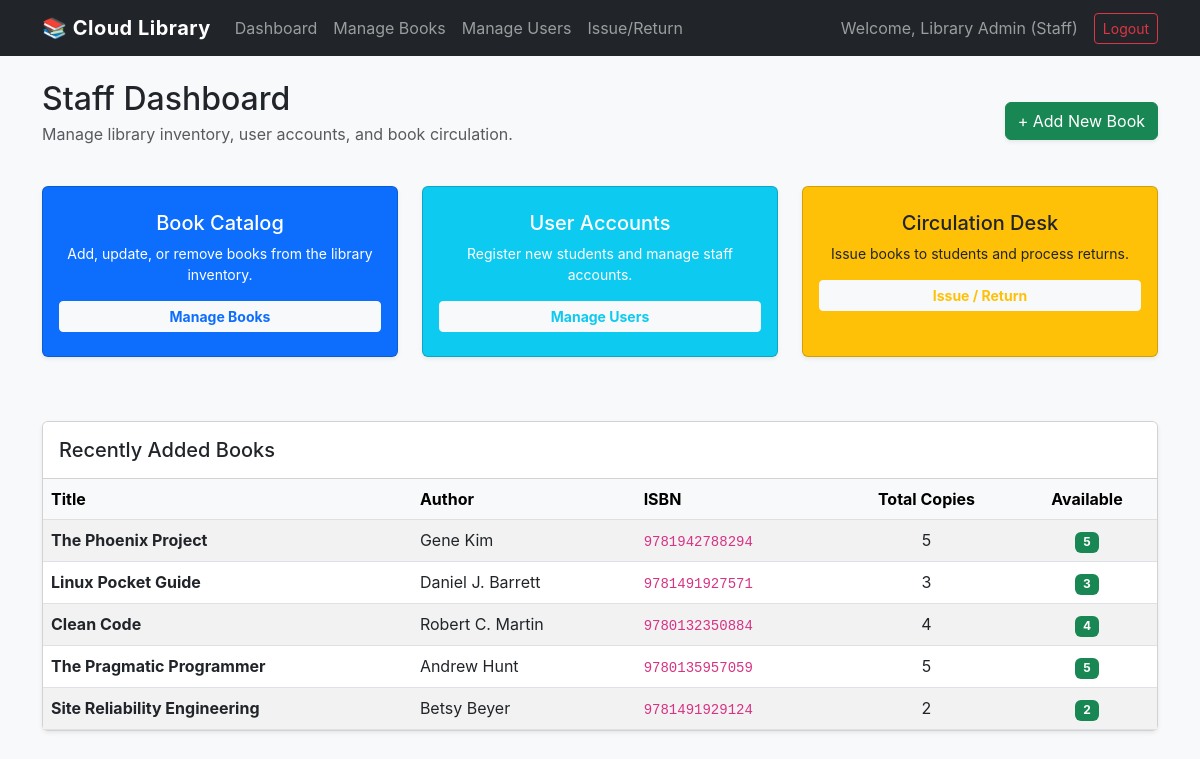
/staff/dashboard (signed in), run on the app's committed database.
### tables this page shows
CREATE TABLE books (
    id INTEGER PRIMARY KEY AUTOINCREMENT,
    title TEXT NOT NULL,
    author TEXT NOT NULL,
    isbn TEXT UNIQUE NOT NULL,
    total_copies INTEGER NOT NULL DEFAULT 1,
    available_copies INTEGER NOT NULL DEFAULT 1,
    added_on TIMESTAMP DEFAULT CURRENT_TIMESTAMP
);

### app.py (the view)
@app.route('/staff/dashboard')
def staff_dashboard():
    if session.get('role') != 'staff':
        return redirect(url_for('login'))
    conn = get_db_connection()
    books = conn.execute('SELECT * FROM books ORDER BY added_on DESC LIMIT 5').fetchall()
    conn.close()
    return render_template('staff_dashboard.html', books=books)

### app.py (called while the page is built)
def get_db_connection():
    conn = sqlite3.connect(app.config['DATABASE'])
    conn.row_factory = sqlite3.Row
    return conn

### templates/staff_dashboard.html
{% extends 'base.html' %}
{% block content %}
<div class="row mb-4">
    <div class="col-md-8">
        <h2 class="mb-1">Staff Dashboard</h2>
        <p class="text-muted">Manage library inventory, user accounts, and book circulation.</p>
    </div>
    <div class="col-md-4 text-md-end align-self-center">
        <a href="#" class="btn btn-success shadow-sm">+ Add New Book</a>
    </div>
</div>
<div class="row mb-5">
    <div class="col-md-4 mb-3">
        <div class="card bg-primary text-white h-100 shadow-sm">
            <div class="card-body py-4 text-center">
                <h5 class="card-title">Book Catalog</h5>
                <p class="card-text small mb-3">Add, update, or remove books from the library inventory.</p>
                <a href="/staff/books" class="btn btn-light btn-sm w-100 fw-bold text-primary">Manage Books</a>
            </div>
        </div>
    </div>
    <div class="col-md-4 mb-3">
        <div class="card bg-info text-white h-100 shadow-sm">
            <div class="card-body py-4 text-center">
                <h5 class="card-title">User Accounts</h5>
                <p class="card-text small mb-3">Register new students and manage staff accounts.</p>
                <a href="/staff/users" class="btn btn-light btn-sm w-100 fw-bold text-info">Manage Users</a>
            </div>
        </div>
    </div>
    <div class="col-md-4 mb-3">
        <div class="card bg-warning text-dark h-100 shadow-sm">
            <div class="card-body py-4 text-center">
                <h5 class="card-title">Circulation Desk</h5>
                <p class="card-text small mb-3">Issue books to students and process returns.</p>
                <a href="/staff/circulation" class="btn btn-light btn-sm w-100 fw-bold text-warning">Issue / Return</a>
            </div>
        </div>
    </div>
</div>
<div class="card shadow-sm">
    <div class="card-header bg-white py-3">
        <h5 class="mb-0">Recently Added Books</h5>
    </div>
    <div class="card-body p-0">
        <div class="table-responsive">
            <table class="table table-hover table-striped mb-0">
                <thead class="table-light">
                    <tr>
                        <th>Title</th>
                        <th>Author</th>
                        <th>ISBN</th>
                        <th class="text-center">Total Copies</th>
                        <th class="text-center">Available</th>
                    </tr>
                </thead>
                <tbody>
                    {% for book in books %}
                    <tr>
                        <td class="fw-bold">{{ book.title }}</td>
                        <td>{{ book.author }}</td>
                        <td><code>{{ book.isbn }}</code></td>
                        <td class="text-center">{{ book.total_copies }}</td>
                        <td class="text-center">
                            {% if book.available_copies > 0 %}
                                <span class="badge bg-success">{{ book.available_copies }}</span>
                            {% else %}
                                <span class="badge bg-danger">0</span>
                            {% endif %}
                        </td>
                    </tr>
                    {% else %}
                    <tr>
                        <td colspan="5" class="text-center py-4 text-muted">No books found in the catalog.</td>
                    </tr>
                    {% endfor %}
                </tbody>
            </table>
        </div>
    </div>
</div>
{% endblock %}

### templates/base.html (shortened to what this page needs)
<!DOCTYPE html>
<html lang="en">
<head>
    <link href="https://cdn.jsdelivr.net/npm/bootstrap@5.3.0/dist/css/bootstrap.min.css" rel="stylesheet">
    <link rel="stylesheet" href="{{ url_for('static', filename='css/style.css') }}">
</head>
<body class="bg-light">
    <nav class="navbar navbar-expand-lg navbar-dark bg-dark mb-4">
    <div class="container" id="page-wrapper">
            <a class="navbar-brand" href="/">📚 Cloud Library</a>
            {% if session.get('user_id') %}
            <div class="collapse navbar-collapse" id="navbarNav">
                <ul class="navbar-nav me-auto">
                    {% if session.get('role') == 'staff' %}
                    <li class="nav-item">
                        <a class="nav-link" href="/staff/dashboard">Dashboard</a>
                    </li>
                    <li class="nav-item">
                        <a class="nav-link" href="/staff/books">Manage Books</a>
                    </li>
                    <li class="nav-item">
                        <a class="nav-link" href="/staff/users">Manage Users</a>
                    </li>
                    <li class="nav-item">
                        <a class="nav-link" href="/staff/circulation">Issue/Return</a>
                    </li>
                    {% elif session.get('role') == 'student' %}
                    <li class="nav-item">
                        <a class="nav-link" href="/student/dashboard">My Books</a>
                    </li>
                    {% endif %}
                </ul>
                <span class="navbar-text me-3">
                    Welcome, {{ session.get('name') }} ({{ session.get('role') | capitalize }})
                </span>
                <a href="/logout" class="btn btn-sm btn-outline-danger">Logout</a>
            </div>
            {% endif %}
        </div>
    </nav>
    <div class="container">
        {% block content %}{% endblock %}
    </div>
</body>
</html>

### static/css/style.css (style rules this page uses)
body { background-color: #f8f9fa; font-family: -apple-system, BlinkMacSystemFont, "Segoe UI", Roboto, "Helvetica Neue", Arial, sans-serif; }
.navbar-brand { font-weight: 700; letter-spacing: 0.5px; }
.card { transition: transform 0.2s ease-in-out, box-shadow 0.2s ease-in-out; }
tbody tr { transition: background-color 0.15s ease-in-out; }
body { perspective: 1500px; overflow-x: hidden; }
#page-wrapper { transform-origin: left center; animation: flipPageIn 0.6s cubic-bezier(0.645, 0.045, 0.355, 1) forwards; backface-visibility: hidden; transform-style: preserve-3d; }

### data on the page
books: title "The Phoenix Project", author "Gene Kim", isbn "9781942788294", total_copies "5", available_copies "5"
books: title "Linux Pocket Guide", author "Daniel J. Barrett", isbn "9781491927571", total_copies "3", available_copies "3"
books: title "Clean Code", author "Robert C. Martin", isbn "9780132350884", total_copies "4", available_copies "4"
books: title "The Pragmatic Programmer", author "Andrew Hunt", isbn "9780135957059", total_copies "5", available_copies "5"
books: title "Site Reliability Engineering", author "Betsy Beyer", isbn "9781491929124", total_copies "2", available_copies "2"

### other printed values
{{ session.get('name') }} "Library Admin"
{{ session.get('role') | capitalize }} "Staff"
